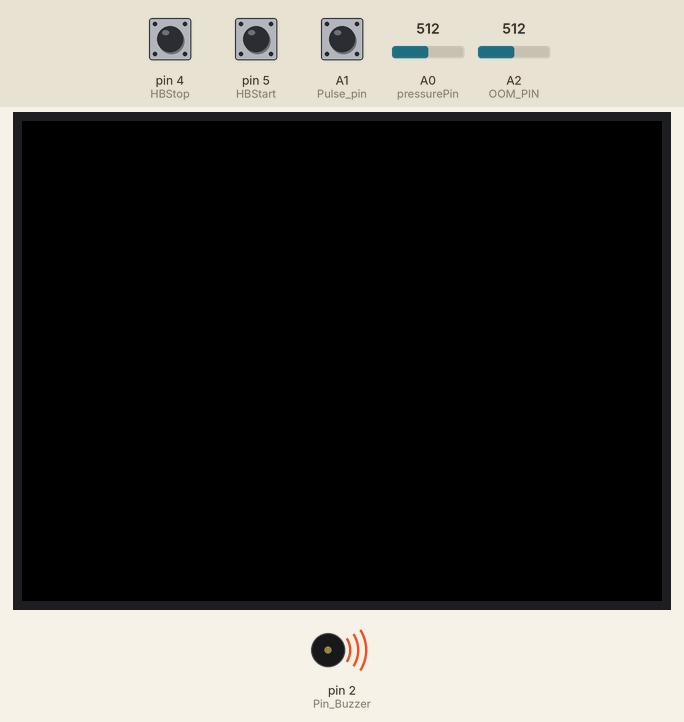
A sketch run on a simulated Arduino Uno, built with avr-gcc and run on an emulated ATmega328P. On the bench: 320×240 colour display, buzzer (waves = sounding, pin HIGH). Inputs (shaded band) come from the test bench; at power-on: A0 (pressurePin) = 512, A2 (OOM_PIN) = 512, A1 (Pulse_pin) LOW, pin 4 (HBStop) HIGH, pin 5 (HBStart) HIGH. What the sketch prints to the serial monitor is not drawn.

Above: at 1.4 s.
1.5 s: A0 (pressurePin) set to 20
3.5 s: A2 (OOM_PIN) set to 498
At 3.82 s:
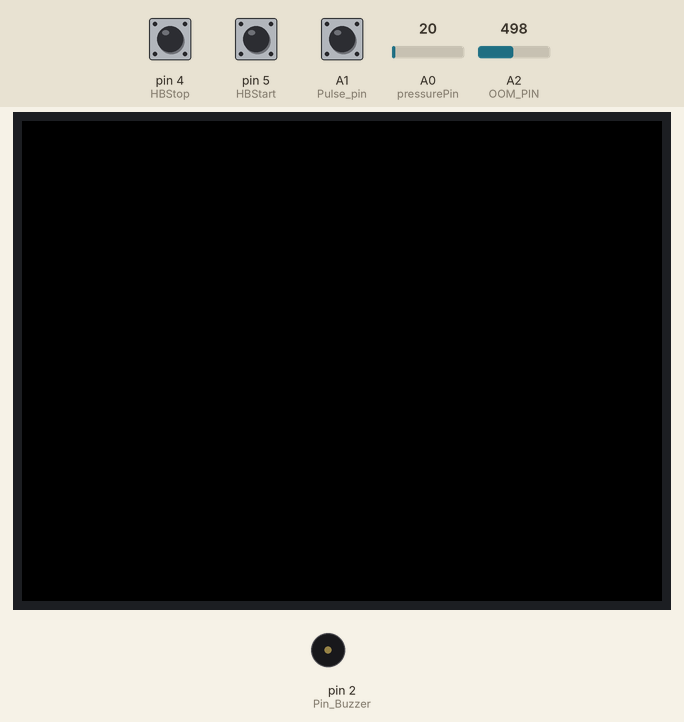
5.9 s: A1 (Pulse_pin) pulled HIGH for 0.15 s
7.6 s: A1 (Pulse_pin) pulled HIGH for 1 s
At 8.07 s:
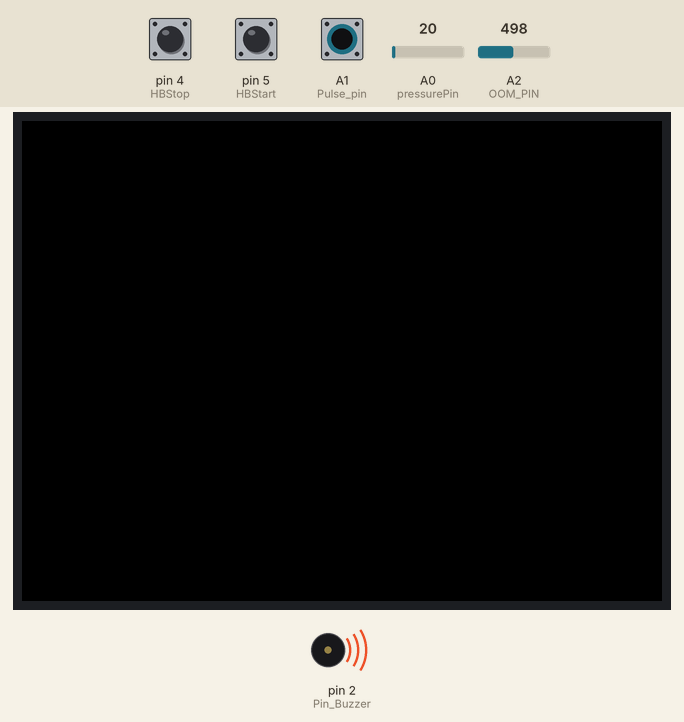
Timing chart, 0 to 10.6 s (numbered marks = the images above; inputs shaded):
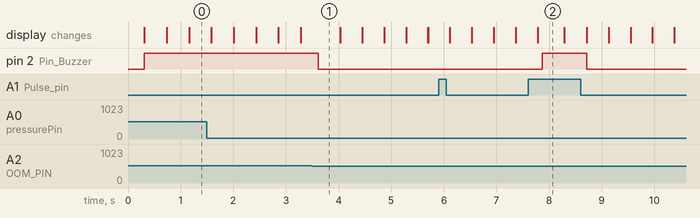

Measured:
- the behaviour switches between 512 and 511 on A2 (OOM_PIN) (found by bisection; images 0 and 1)
- after the input at 3.5 s, pin 2 (Pin_Buzzer): HIGH → LOW after 0.12 s
- after the input at 7.6 s, pin 2 (Pin_Buzzer): LOW → HIGH after 0.26 s, → LOW 0.85 s later; the display: first changes after 0.18 s (image 2 shows a later state)
- what the display in image 2 shows lasts 0.5 s, from 7.8 s to 8.3 s

The sketch:

program.ino
```cpp
#include <TimerOne.h>
#include <Adafruit_GFX.h>
#include <Adafruit_ILI9341.h>
#include <SPI.h>


// Pin definition Buzzer
#define  Pin_Buzzer 2

#define OOM_PIN A2

// Konfigurasi nilai kalibrasi sensor Pulse
#define Pulse_pin A1
int HBCount = 0;
int HBCheck = 0;
int TimeinSec = 0;
int HBperMin = 0;
int HBStart = 5;
int HBStop = 4;
int HBFinal=0;
bool HBStartCheck = false;
int count;

// Konfigurasi nilai kalibrasi sensor oksigen
const float minOxygenPercentage = 0;   // Persentase O2 minimum yang diukur oleh sensor oksigen
const float maxOxygenPercentage = 100; // Persentase O2 maksimum yang diukur oleh sensor oksigen

// Konfigurasi nilai kalibrasi sensor MPX
#define pressurePin A0
#define kpa2atm 0.00986923267
int val;
float pkPa; // pressure in kPa
float pAtm; // pressure in Atm
unsigned long time;

// Buat objek ILI9341 dengan pin yang sesuai
Adafruit_ILI9341 tft = Adafruit_ILI9341(8, 9, 11, 13, 10, 12);

void timerIsr()
{
  if(HBStartCheck == 1)
  {
      TimeinSec = TimeinSec + 1;
  }
}

int simulateHeartRate() {  // Calls function on our pulseSensor object that returns BPM as an "int".
  if(digitalRead(HBStart) == LOW){
    HBStartCheck = true;
  }
  if(digitalRead(HBStop)== LOW){
    HBStartCheck = false;
    HBCount=0;
    HBFinal=0;
    count=0;
  }
  HBStartCheck = true;
  if(HBStartCheck){
    if(digitalRead(Pulse_pin) == HIGH && count < 10)
      {
        HBCount = HBCount + 1;
        HBCheck = 1;
        return HBFinal = HBCount*6;
      }
    }
}

float simulateBloodOxygenLevel() {
  float OOM = analogRead(OOM_PIN);
  OOM = map(OOM, 0, 1023, 0, 100);
  return OOM;
}

float simulatePressure() {
  val = analogRead(pressurePin);
  pkPa = ((float)val/(float)1023+0.095)/0.00009;
  pAtm = kpa2atm*pkPa;
  return pAtm;
}

void displayData(int& pulse, float& oximeter, float& bloodPressure) {
  tft.fillRect(0, 0, 320, 240, ILI9341_BLACK); // Bersihkan layar

  tft.setCursor(10, 20);
  tft.print("Pulse: ");
  tft.print(pulse);
  tft.print(" bpm");

  tft.setCursor(10, 60);
  tft.print("OOM: ");
  tft.print(oximeter);
  tft.print(" %");

  tft.setCursor(10, 100);
  tft.print("MPX: ");
  tft.print(bloodPressure);
  tft.print(" kPa");

  if(pulse >= 30 || oximeter >= 50 || bloodPressure >= 50){
    tft.setCursor(10, 140);
    tft.print("Buzzer nyala");
    digitalWrite(Pin_Buzzer, HIGH);
  } else{
    digitalWrite(Pin_Buzzer, LOW);
  }
}

void setup() {
  Serial.begin(9600);
  pinMode(Pin_Buzzer, OUTPUT);
  pinMode(Pulse_pin, INPUT);
  pinMode(HBStart, INPUT_PULLUP);
  pinMode(HBStop, INPUT_PULLUP);
  Timer1.initialize(800000);
  Timer1.attachInterrupt( timerIsr );
  tft.begin();
  tft.setRotation(1); // Orientasi landscape
  tft.fillScreen(ILI9341_BLACK);
  tft.setTextColor(ILI9341_RED);
  tft.setTextSize(2);
}

void loop() {
  int heartRate = simulateHeartRate();
  float bloodOxygen = simulateBloodOxygenLevel();
  float pressure = simulatePressure();
  displayData(heartRate, bloodOxygen, pressure); // Tampilkan data pada layar
  Serial.println(String(heartRate) + " BPM");
  Serial.println(String(bloodOxygen) + " %");
  Serial.println(String(pressure) + " kPa");
}
```
